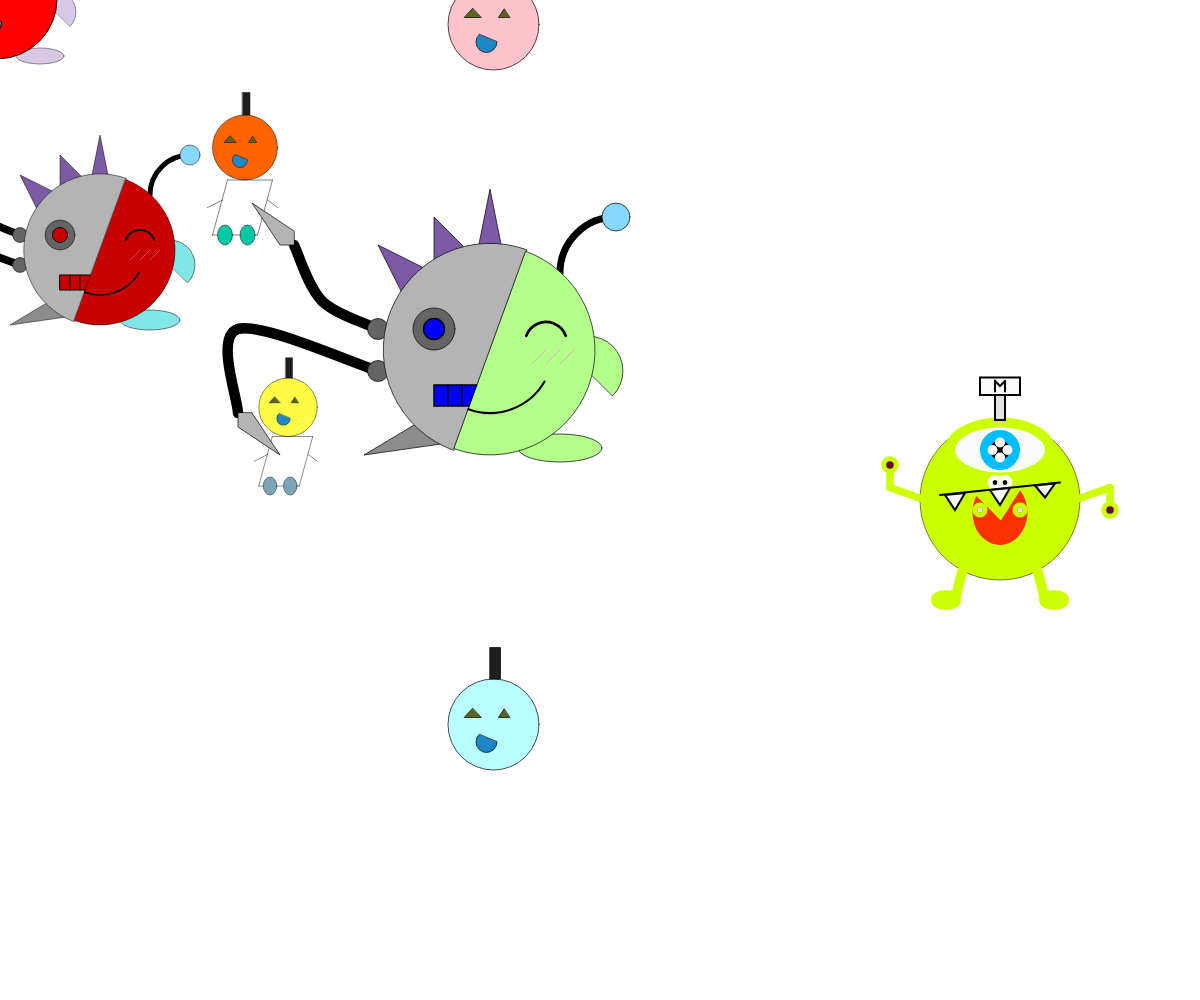
Frame 1 (no input)
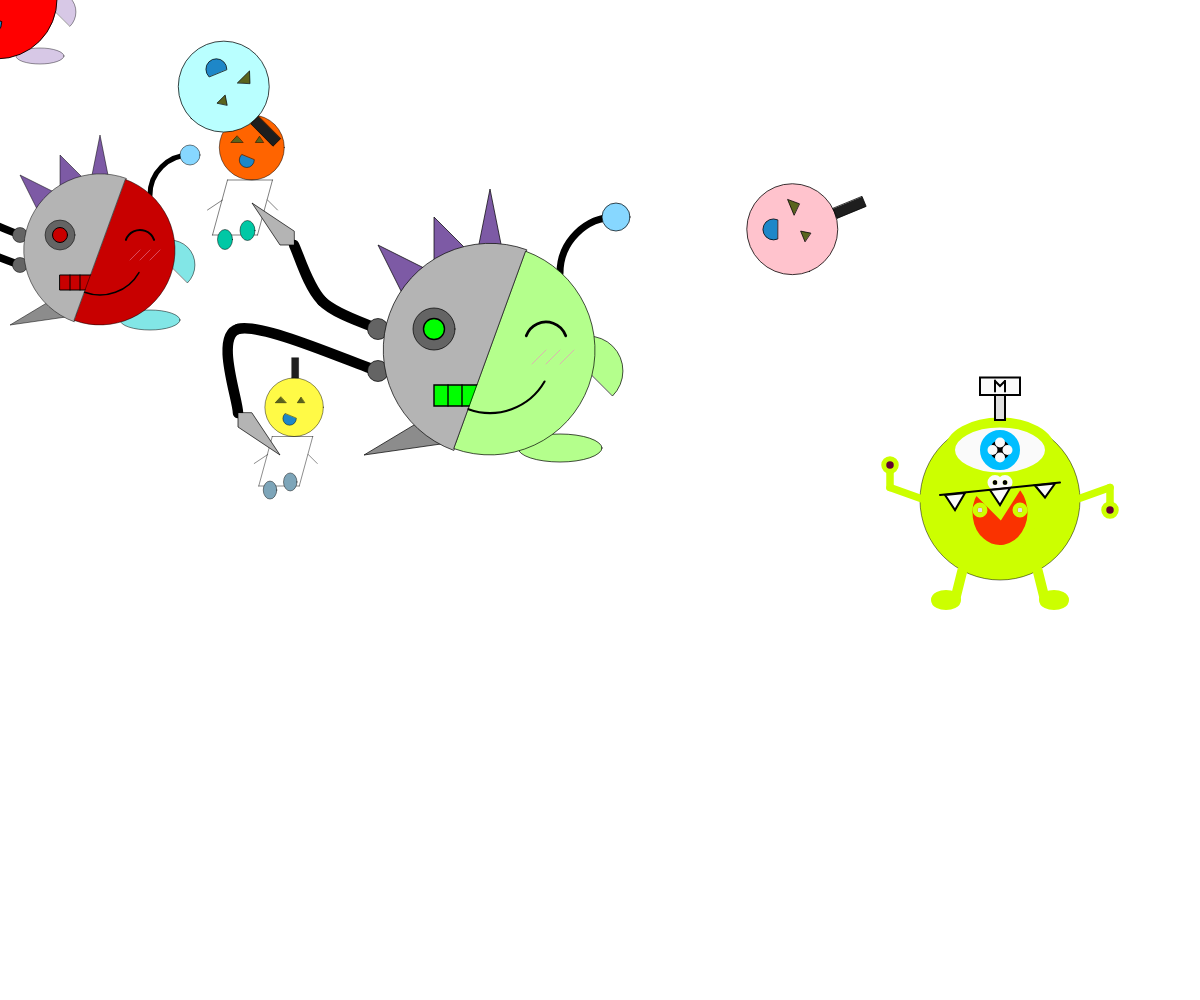
Frame 60 (no input)
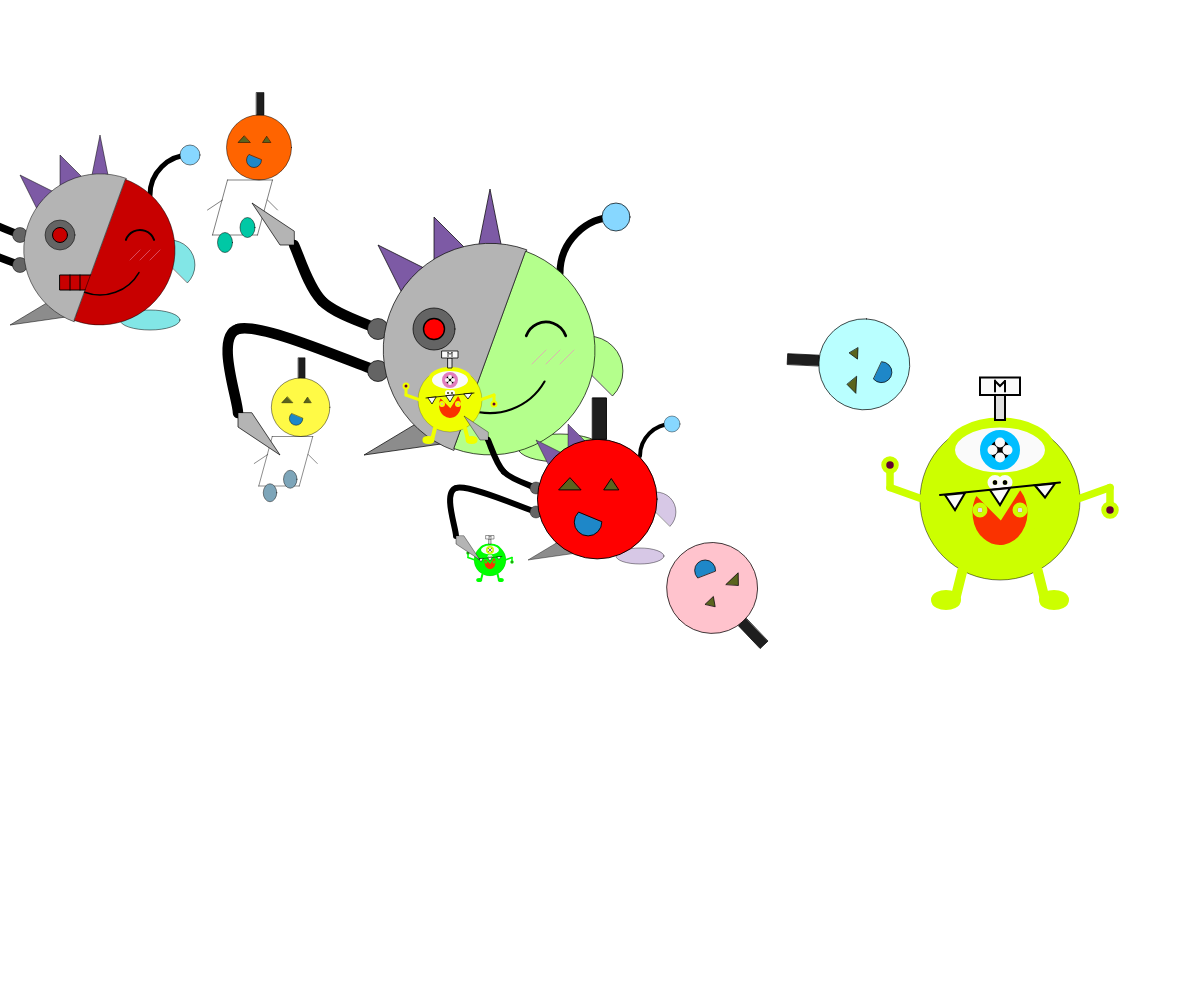
Frame 120 (the mouse pressed at the canvas centre since frame 60)

The p5.js sketch that drew these frames (run headless with seeded random() and noise() and a simulated clock; from frame 60 on, the mouse is pressed at the canvas centre):

// p5.js sketch
// ── sketch.js
//global variables
var headX = -15;
var headSpeed = 0.8;
var armsY = 0;
var armsSpeed = 5;
var feetY = 0;
var feetSpeed = 3;
var angle = 0.0;
var spinSpeed = 0.02;
var limeArmsY=0;

function setup(){
	createCanvas(windowWidth,windowHeight);
}

function draw(){
	background(255);	//resets the background every time draw() runs
	
	push();		//saves normal coordinates
	scale(0.5);
	if (keyIsPressed) {
		if (keyCode==UP_ARROW) {
			limeArmsY-=5;
		} else if (keyCode==DOWN_ARROW) {
			limeArmsY+=5;
		}
	}
	lime(2000,1000,color(204,255,0),color(0,190,255));		//lime colored lime body, blue eye
	limeArms(2000,1000,color(204,255,0),limeArmsY);		//lime colored lime arms, can move with arrow keys
	pop();		//sets coordinates back to normal

	push();
	scale(0.5);
	robotLimbs(200,500);
	normalLimbs(200,500,color(130,230,230));
	robotHalf(200,500);
	normalHalf(200,500,color(130,230,230));
	pop();

	push();		//saves normal coordinates
	scale(0.5);
	appleHead(500,360,headX,color(255,100,0));		//orange head that moves side to side
	appleBody(500,360,armsY,feetY,color(0,200,165));	//body with waving arms and green moving feet
	pop();		//sets coordinates back to normal

	push();		//saves normal coordinates
	scale(0.45);
	appleHead(650,970,headX,color(255,250,70));		//yellow head that moves side to side
	appleBody(650,970,armsY,feetY,color(125,165,185));		//body with waving arms and grey-blue moving feet
	pop();		//sets coordinates back to normal

	push();		//saves normal coordinates
	scale(0.7);
	robotLimbs(700,500);	//robot limbs
	robotHalf(700,500,randomColor());		//robot half that has flashing colors
	normalLimbs(700,500,color(180,255,140));	//light green normal limbs	
	normalHalf(700,500,color(180,255,140));		//light green normal half
	pop();		//sets coordinates back to normal

	push();		//saves normal coordinates
	scale(0.2);
	lime(mouseX*5-750,mouseY*5-500,color(240,255,0),color(225,125,190));	//yellow lime body, pink eye
	limeArms(mouseX*5-750,mouseY*5-500,color(240,255,0));	//yellow lime arms, no movement
	pop();		//sets coordinates back to normal

	push();		//saves normal coordinates
	scale(0.1);
	lime(mouseX*10-1100,mouseY*10+600,color(0,255,0));		//super green lime body, default eye
	limeArms(mouseX*10-1100,mouseY*10+600,color(0,255,0));		//super green lime arms, no movement
	pop();		//sets coordinates back to normal

	push();		//saves normal coordinates
	scale(0.4);
	robotLimbs(mouseX*2.5,mouseY*2.5);		//robot limbs that move with mouse
	normalLimbs(mouseX*2.5,mouseY*2.5);		//default normal limbs that move with mouse
	pop();		//sets coordinates back to normal

	push();		//saves normal coordinates
	scale(0.92);
	appleHead(mouseX*1.087-8,mouseY*1.087+64);		//apple head that moves with mouse
	pop();		//sets coordinates back to normal

	push();		//saves normal coordinates
	scale(0.7);
	translate(700,500);		//sets (0,0) to the center of the big half robot
	rotate(angle);		//makes the pink head rotate around the big half robot
	appleHead(0,-400,0,color(255,195,205));		//pink apple head
	rotate(angle);		//makes the blue head rotate around the big half robot at twice the speed
	appleHead(0,600,0,color(185,255,255));		//blue apple head
	pop();		//sets coordinates back to normal

	headX+=headSpeed;		//changes where the heads are each time draw() runs
	if ((headX>15) || (headX<-15)) {	//reverses heads' directions at a certain point
		headSpeed*=-1;
	}

	armsY+=armsSpeed;		//changes where the arms are each time draw() runs
	feetY+=feetSpeed;		//changes where the feet are each time draw() runs
	if ((armsY>20) || (armsY<0)) {		//reverses arms' directions at a certain point
		armsSpeed*=-1;
	}
	if ((feetY>15) || (feetY<0)) {		//reverses feet's directions at a certain point
		feetSpeed*=-1;
	}

	angle+=spinSpeed;		//increases the angle each time draw() runs
}

//ALICE'S CODE
//creates an apple head, adjustable side-to-side movement and head color
//default: no movemment, red head
function appleHead(x,y,head=0,col=color(255,0,0)) {
	stroke(0);	//black outline
	strokeWeight(1);
	fill(col);	//colors head
	ellipse((x+5)+head,(y-65),130,130);		//head (circle)
	fill(30,30,30);	//dark brown
	rect(x+head,(y-175),15,45);	//antenna on top of the head
	fill(90,100,30);	//dark green
	triangle((x-25)+head,(y-88),(x-37)+head,(y-75),(x-13)+head,(y-75));	//left eye
	triangle((x+20)+head,(y-87),(x+12)+head,(y-75),(x+28)+head,(y-75));	//right eye
	fill(30,135,200);		//sky blue
	arc((x-5)+head,(y-40),30,30,0,PI+QUARTER_PI, CHORD);	//mouth
}

//creates a parallelogram body, adjustable arm movement, feet movement, and feet color
//default: no movement, green feet
function appleBody(x,y,arms=0,feet=0,feetCol=color(0,255,0)) {
	stroke(0);	//black outline
	strokeWeight(1);
	//outline of body (parallelogram)
	line((x-45),y,(x+45),y);
	line((x-75),(y+110),(x+15),(y+110));
	line((x-45),y,(x-75),(y+110));
	line((x+45),y,(x+15),(y+110));
	fill(feetCol);	//colors feet
	ellipse((x-50),(y+110)+feet,30,40); 	//left foot
	ellipse((x-5),(y+110)-feet,30,40);	//right foot
	line((x-55),(y+40),(x-85),(y+55)-arms);	//left arm	
	line((x+35),(y+40),(x+55),(y+55)-arms);	//right arm
}


//JOYCE'S CODE
//creates half a robot, adjustable eye and mouth color
//default: red eye and mouth
function robotHalf(x,y,col=color(200,0,0)) {
	stroke(0);
	strokeWeight(1);
	//face
	fill(180);
	arc(x,y,305,305,radians(110),radians(290),CHORD);
	//outer eye
	fill(100);
	ellipse((x-80),(y-30),60,60);
	//inner eye
	strokeWeight(2);
	fill(col);	//colors eyes and mouth
	ellipse((x-80),(y-30),30,30);
	//mouth
	rect((x-80),(y+50),100,30);
	line((x-60),(y+50),(x-60),(y+80));	//left line
	line((x-40),(y+50),(x-40),(y+80));  //right line
}

//creates half a normal creature, adjustable skin color
//default: light purple skin
function normalHalf(x,y,col=color(215,200,230)) {
	stroke(0);
	strokeWeight(1);
	//face
	strokeWeight(1);
	arc(x,y,300,300,radians(-70),radians(110),CHORD);
	//eye
	noFill();
	strokeWeight(4);
	arc((x+80),(y-10),60,60,radians(200),radians(340));
	//mouth
	strokeWeight(3);
	arc(x,y,180,180,radians(30),radians(110));
	//blush
	strokeWeight(1);
	stroke(235,150,190);
	line((x+60),(y+20),(x+80),y);	//left
	line((x+80),(y+20),(x+100),y);	//middle
	line((x+100),(y+20),(x+120),y);	//right
}

//creates limbs for the robot half
function robotLimbs(x,y) {
	strokeWeight(1);
	stroke(0);
	//spikes
	fill(125,90,165);	//dark purple
	triangle((x-120),(y-70),(x-160),(y-150),(x-80),(y-110));  //bottom
	triangle((x-80),(y-110),(x-80),(y-190),(x-20),(y-130));  //middle
	triangle((x-20),(y-130),x,(y-230),(x+20),(y-130));  //top
	//foot
	fill(140);
	triangle((x-80),(y+90),(x-180),(y+150),(x-40),(y+130));    
	//upper arm
	noFill();
	strokeWeight(15);
	curve((x-160),(y-30),(x-160),(y-30),(x-240),(y-70),(x-280),(y-150)); 
	curve((x-160),(y-30),(x-240),(y-70),(x-280),(y-150),(x-280),(y-150));
	//shoulder
	fill(100); 
	strokeWeight(1);
	ellipse((x-160),(y-30),(30),30);
	//hand
	fill(180);
	quad((x-280),(y-150),(x-300),(y-150),(x-340),(y-210),(x-280),(y-170)); 
	//lower arm
	noFill();
	strokeWeight(15);
	curve((x-160),(y+30),(x-160),(y+30),(x-360),(y-30),(x-360),(y+90));
	curve((x-160),(y+30),(x-360),(y-30),(x-360),(y+90),(x-360),(y+90)); 
	//shoulder
	fill(100);
	strokeWeight(1);
	ellipse((x-160),(y+30),30,30);
	//hand
	fill(180);
	quad((x-360),(y+90),(x-360),(y+110),(x-300),(y+150),(x-340),(y+90));
}


//creates limbs for the normal half, adjustable skin color
//default: light purple skin
function normalLimbs(x,y,col=color(215,200,230)) {
	stroke(0);
	strokeWeight(1);
	//antenna
	noFill();
	strokeWeight(10);
	arc((x+180),(y-110),160,160,radians(180),radians(270));  //bendy thing
	fill(135,215,255);		//light blue
	strokeWeight(1);
	ellipse((x+180),(y-190),40,40);  //ball
	//feet
	fill(col);
	ellipse((x+100),(y+140),120,40);
	//arm
	arc((x+140),(y+30),100,100,radians(-135),radians(45),CHORD);
}


//SAWYER'S CODE
//creates the body of the lime, adjustable skin and eye color
//default: lime colored body, lime colored eye
function lime(x,y,col=color(204,255,0),eyeCol=color(204,255,0)) {
	strokeWeight(1);
	stroke(0);
	fill(col); // green
	ellipse(x, y, 320, 320); //body+face	

	strokeWeight(20); 
	stroke(col); //green
	line(x-90, y+200, x-75, y+140); 
	 //leg #1
	line(x+90, y+200, x+75, y+140); 
	 //leg #2 

	ellipse(x-108, y+200, 40, 20); 
	 //foot #1
	ellipse(x+108, y+200, 40, 20); 
	 //foot #2 

	fill(250, 50, 0); 
	arc(x, y+25, 130, 150, -1, PI+QUARTER_PI, PIE); 
	 //tongue 

	fill(225);
	ellipse(x-40, y+20, 10, 10); 
	//random #1
	ellipse(x+40, y+20, 10, 10); 
	 //random #2

	fill(250); 
	ellipse(x, y-100, 200, 110); 
	 //eye

	stroke(eyeCol);
	fill(1); 
	ellipse(x, y-100, 60, 60); 
	//eyeball

	noSmooth();
	stroke(250);
	point(x, y-85); 
	 //pupil #1
	point(x, y-115); 
	 //pupil #2
	point(x-15, y-100); 
	 //pupil #3
	point(x+15, y-100); 
	 //pupil #4 

	fill(1); 
	ellipse(x-10, y-35, 10, 10);
	 //nostril #1
	ellipse(x+10, y-35, 10, 10); 
	 //nostril #2 

	strokeWeight(4); 
	stroke(1); 
	line(x-120, y-10, x+120, y-35); 
	 //upper-jawline

	strokeWeight(4); 
	fill(250); 
	triangle(x-110, y-10, x-90, y+20, x-70, y-14); 
	 //tooth left
	triangle(x+70, y-29, x+90, y-5, x+110, y-33); 
	 //tooth right
	triangle(x-20, y-20, x, y+10, x+20, y-24); 
	 // tooth center 

	fill(225); 
	rect(x-10, y-210, 20, 50); 

	fill(250); 
	quad(x-40, y-245, x+40, y-245, x+40, y-210, x-40, y-210); 
	 // unnecessary banner

	noFill();
	strokeWeight(4); 
	stroke(1);
	line(x-10, y-217, x-10, y-239); 
	// "M" left leg
	strokeJoin(MITER); 
	beginShape();
	vertex(x-10, y-238);
	vertex(x, y-228);
	vertex(x+10, y-238); 
	endShape(); 
	 // "M" joiner 
	line(x+10, y-217, x+10, y-238); 
	// "M" right leg 
}

//creates the lime's arms, adjustable color and movement
//default: no movement, lime colored arms
function limeArms(x,y,col=color(204,255,0),move=0) {
	strokeWeight(15); 
	stroke(col); //green
	line(x-150, y, x-220, (y-25)+move); 
	 //left arm
	line(x+150, y, x+220, (y-25)+move);
	 //right arm
	line(x-220, (y-25)+move, x-220, (y-70)+move); 
	 //left forearm
	line(x+220, (y-25)+move, x+220, (y+20)+move); 
	 //right forearm

	fill(col);  //green
	ellipse(x-220, (y-70)+move, 20, 20);
	 //left hand
	ellipse(x+220, (y+20)+move, 20, 20); 
	 //right hand 

	noSmooth(); 
	stroke(100, 0, 50); 
	point(x-220, (y-70)+move); 
	//left hand
	point(x+220, (y+20)+move); 
	 //right hand
}

//randomly returns green, red, or blue
function randomColor() {
	//array with red, green, and blue
	var colors = [color(255,0,0),color(0,255,0),color(0,0,255)];
	return random(colors);		//returns a random color from the array
}
